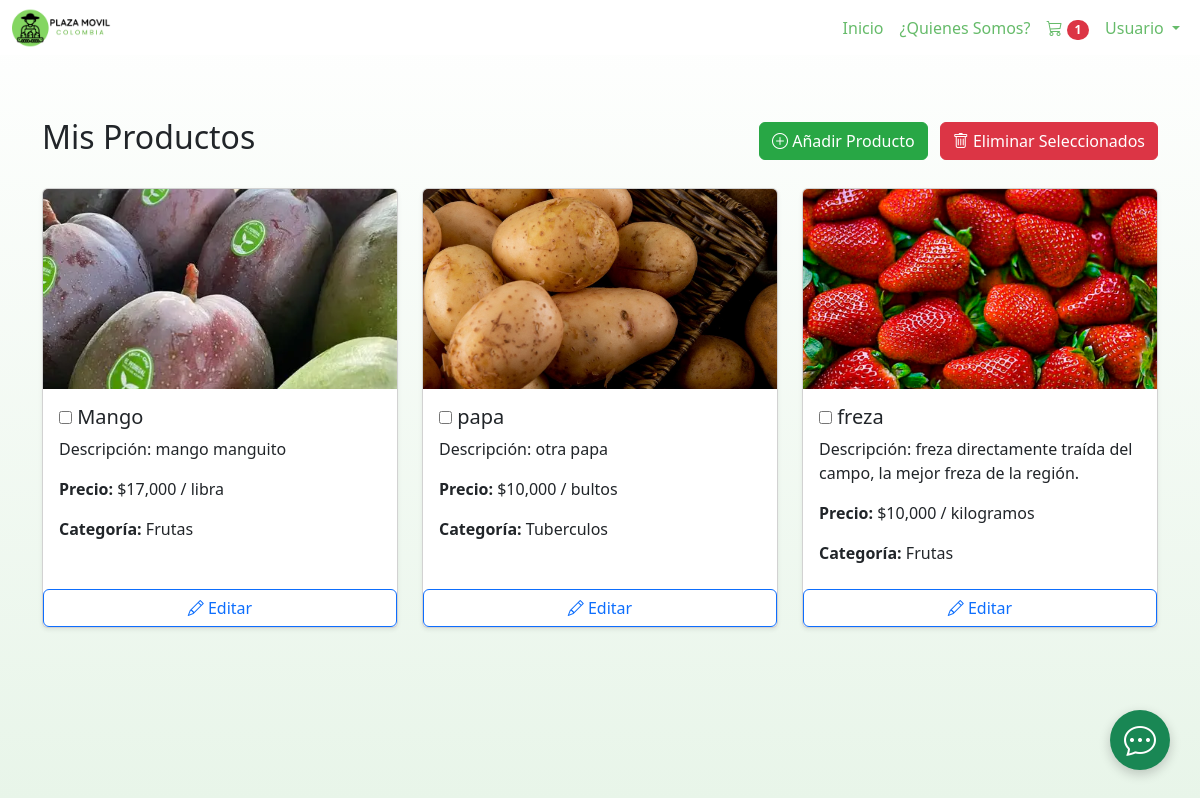
Page /view/mis_productos.php (signed in) on the earlier database version.
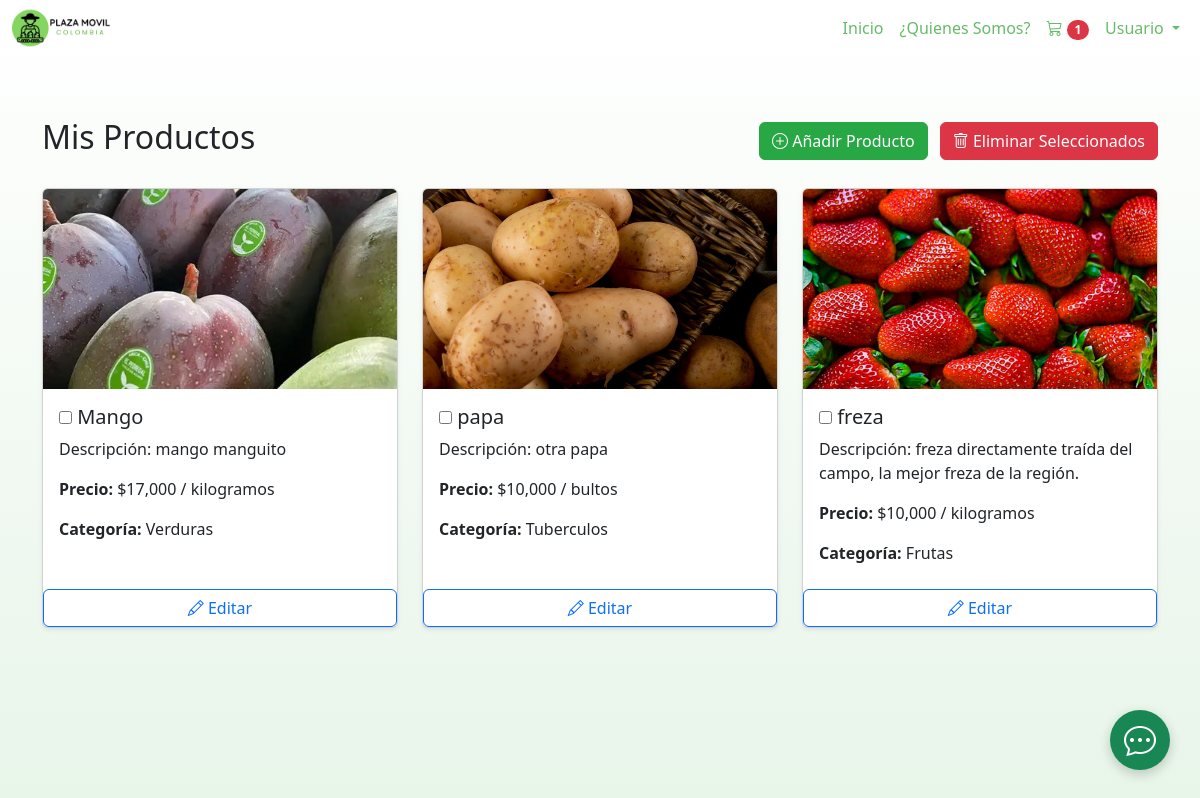
Same page on the later database version.
### tables this page shows
CREATE TABLE `productos` (
  `id_producto` int(11) NOT NULL,
  `id_agricultor` int(10) DEFAULT NULL,
  `id_categoria` int(10) DEFAULT NULL,
  `descripcion` varchar(250) DEFAULT NULL,
  `nombre` varchar(50) DEFAULT NULL,
  `stock` int(20) DEFAULT NULL,
  `precio_unitario` int(10) DEFAULT NULL,
  `id_unidad` int(10) DEFAULT NULL,
  `foto` varchar(100) DEFAULT NULL,
  `fecha_publicacion` date DEFAULT NULL
);

CREATE TABLE `unidades_de_medida` (
  `id_unidad` int(11) NOT NULL,
  `nombre` varchar(20) DEFAULT NULL
);

CREATE TABLE `categoria` (
  `id_categoria` int(11) NOT NULL,
  `nombre` varchar(20) DEFAULT NULL,
  `descripcion` varchar(50) DEFAULT NULL
);

### view/mis_productos.php (the view, shortened to what this page needs)
<?php
require_once '../controller/gestion_categorias.php';
$id_agricultor = $_SESSION['user_id_agricultor'] ?? null;
$stmt = $pdo->prepare("
    SELECT p.*, c.nombre AS categoria_nombre, u.nombre AS unidad_nombre
    FROM productos p
    INNER JOIN categoria c ON p.id_categoria = c.id_categoria
    LEFT JOIN unidades_de_medida u ON p.id_unidad = u.id_unidad
    WHERE p.id_agricultor = ?
    ORDER BY p.fecha_publicacion DESC
");
$stmt->execute([$id_agricultor]);
$productos = $stmt->fetchAll(PDO::FETCH_ASSOC);
?>
<!DOCTYPE html>
<html lang="es">
<head>
    <link href="https://cdn.jsdelivr.net/npm/bootstrap@5.3.7/dist/css/bootstrap.min.css" rel="stylesheet">
    <link rel="stylesheet" href="https://cdn.jsdelivr.net/npm/bootstrap-icons@1.11.3/font/bootstrap-icons.min.css">
    <link rel="stylesheet" href="/Plaza-M-vil-3.1/css/styles.css">
</head>
<body>
    <?php include '../navbar.php'; ?>
    <div style="height:70px"></div>
    <div class="container mt-5">
        <div class="d-flex justify-content-between align-items-center mb-4">
            <h2>Mis Productos</h2>
            <div>
                <a href="#" class="btn btn-success me-2" data-bs-toggle="modal" data-bs-target="#modalAgregar">
                    <i class="bi bi-plus-circle"></i> Añadir Producto
                </a>
                <button type="button" id="btnEliminar" class="btn btn-danger">
                    <i class="bi bi-trash"></i> Eliminar Seleccionados
                </button>
            </div>
        </div>
        <form id="formEliminarProductos" method="POST" action="../controller/eliminarproductos.php">
            <div class="row">
                <?php foreach ($productos as $producto): ?>
                    <div class="col-md-4 mb-4">
                        <div class="card h-100 shadow-sm">
                            <img src="<?php echo !empty($producto['foto']) ? '../img/' . htmlspecialchars($producto['foto']) : '../img/default.png'; ?>"
                                class="card-img-top" alt="<?php echo htmlspecialchars($producto['nombre']); ?>">
                            <div class="card-body">
                                <h5 class="card-title">
                                    <input type="checkbox" class="producto-checkbox" name="productos_a_eliminar[]"
                                        value="<?php echo $producto['id_producto']; ?>">
                                    <?php echo htmlspecialchars($producto['nombre']); ?>
                                </h5>
                                <p class="card-text">Descripción: <?php echo htmlspecialchars($producto['descripcion']); ?>
                                </p>
                                <p class="card-text"><strong>Precio:</strong>
                                    $<?php echo number_format($producto['precio_unitario']); ?>
                                     / <?php echo htmlspecialchars($producto['unidad_nombre']); ?></p>
                                <p class="card-text"><strong>Categoría:</strong>
                                    <?php echo htmlspecialchars($producto['categoria_nombre']); ?></p>
                            </div>
                            <button type="button" class="btn btn-outline-primary w-100 mt-2" onclick="editarProducto(
                                    <?php echo $producto['id_producto']; ?>,
                                    '<?php echo htmlspecialchars(addslashes($producto['nombre'])); ?>',
                                    '<?php echo htmlspecialchars(addslashes($producto['descripcion'])); ?>',
                                    '<?php echo $producto['precio_unitario']; ?>',
                                    '<?php echo $producto['id_categoria']; ?>',
                                    '<?php echo $producto['stock']; ?>'
                                )">
                                <i class="bi bi-pencil"></i> Editar
                            </button>
                        </div>
                    </div>
                <?php endforeach; ?>
            </div>
        </form>
    </div>
</body>
</html>

Differences in the rows shown:
changed productos "Mango": id_unidad.nombre "libra" → "kilogramos"; id_categoria.nombre "Frutas" → "Verduras"
